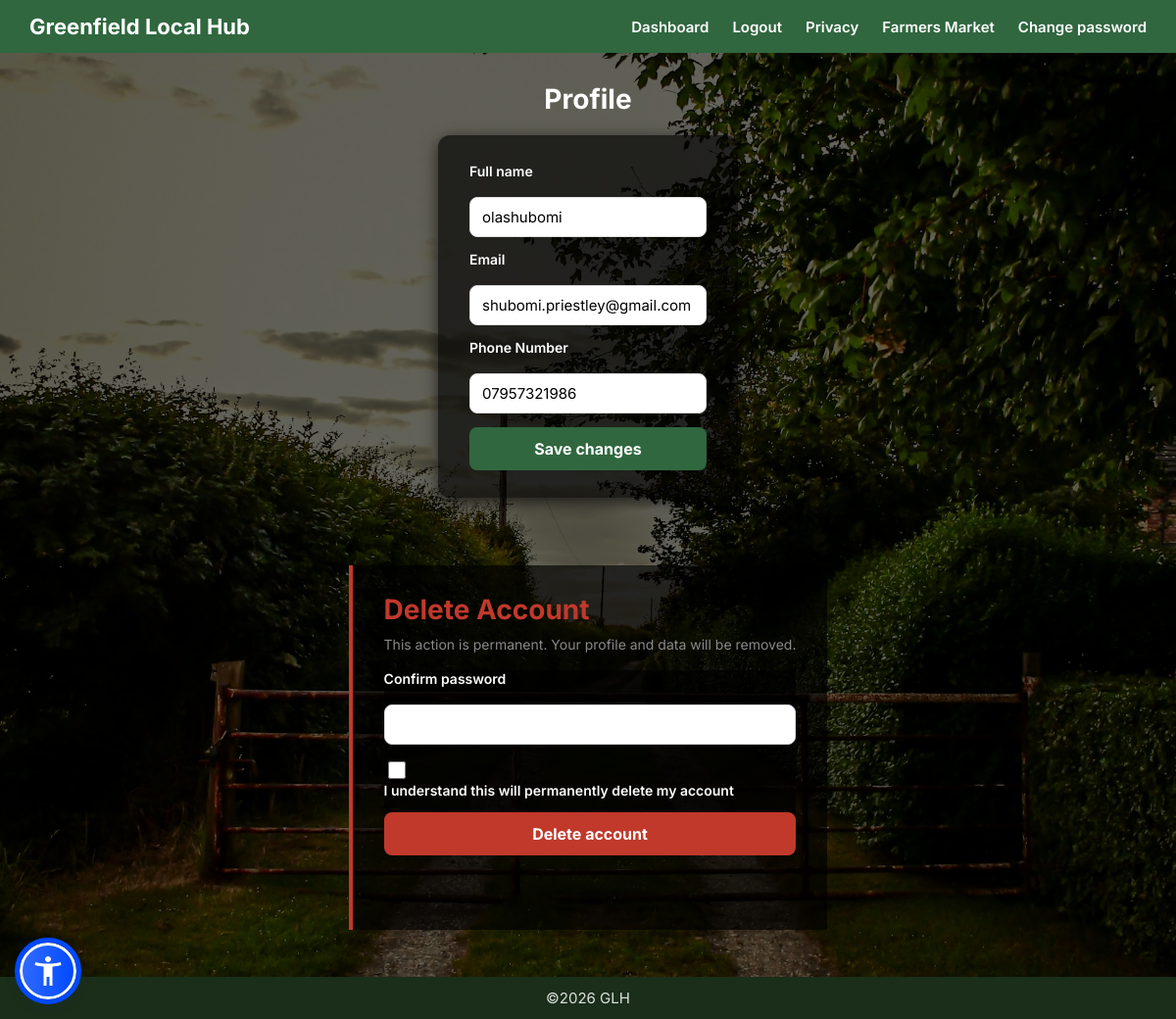
Page /auth/account (signed in) on the earlier database version.
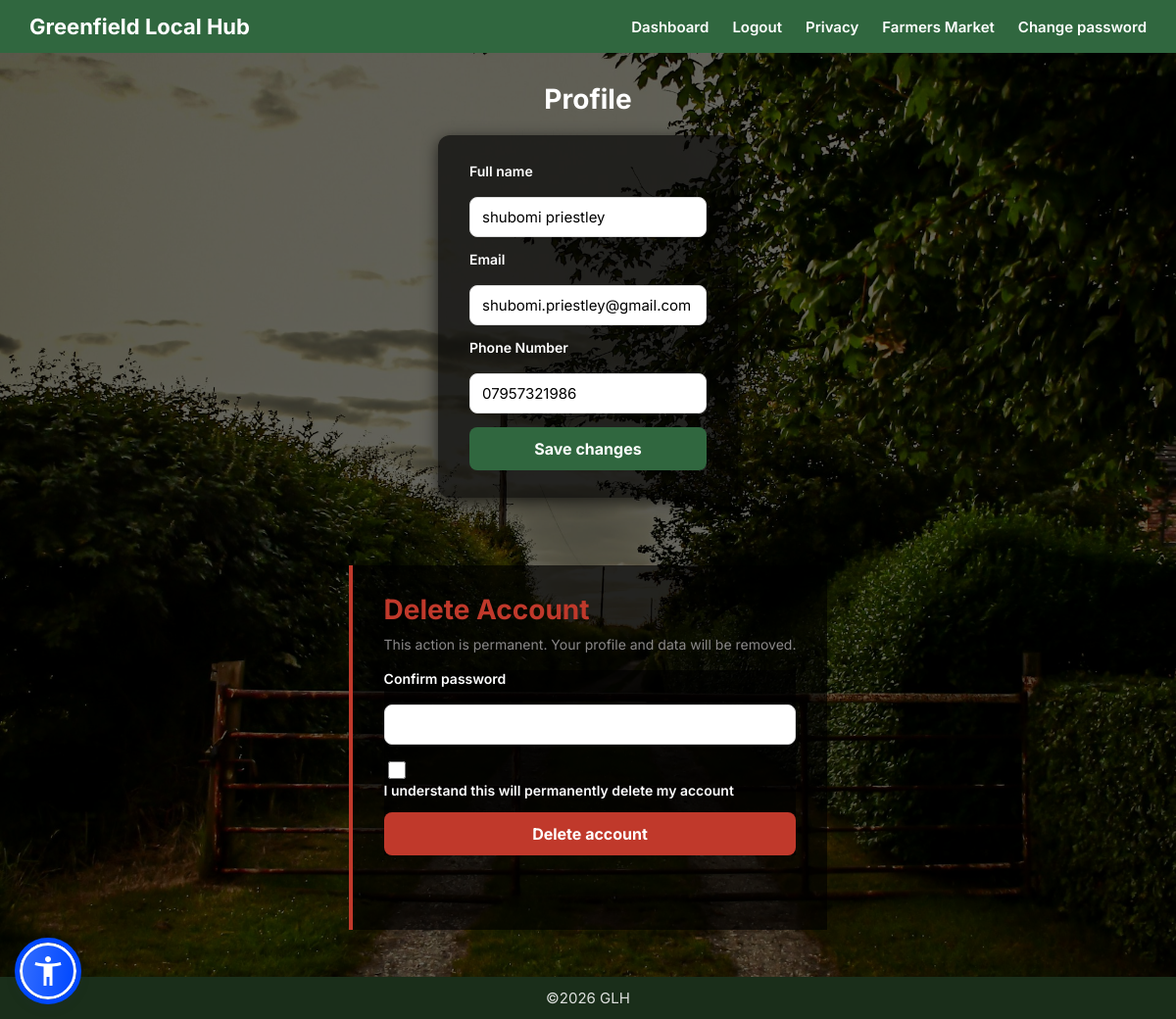
Same page on the later database version.
### models.py (models this page shows, shortened)
class User(db.Model, UserMixin):
    __tablename__ = "users"
    user_id       = db.Column(db.Integer, primary_key=True)
    role          = db.Column(SAEnum(Role), nullable=False)
    email         = db.Column(db.String(120), unique=True, index=True, nullable=False)
    phone_number  = db.Column(db.String(20), unique=True, index=True, nullable=False)
    password_hash = db.Column(db.Text, nullable=False)
    full_name     = db.Column(db.String(120))
    dob           = db.Column(db.Date)
    created_at    = db.Column(db.DateTime, nullable=False, default=UTC_NOW)
    last_login    = db.Column(db.DateTime)
    orders = db.relationship("Orders", back_populates="user", cascade="all, delete-orphan", lazy="dynamic")
    """ verify if the provided password matches the stored hash. Returns true if correct. False otherwise"""

### auth/routes.py (the view, shortened to what this page needs)
@bp.route("/account", methods=["GET", "POST"])
@login_required
def profile():
    form = ProfileForm(obj=current_user)
    delete_form = DeleteAccountForm()
    if form.errors:
        print("PROFILE ERRORS:", form.errors)
    return render_template("auth/profile.html", form=form, delete_form=delete_form)

### auth/forms.py
class ProfileForm(FlaskForm):
    full_name = StringField(
        "Full name",
        validators=[
            valid_name,
            Length(min=2, max=49),
            Regexp(NAME_PATTERN, message="Use letters, spaces, hyphens or apostrophes."),
        ],
    )
    email = StringField(
        "Email",
        validators=[DataRequired(), Email()],
    )
    phone_number = StringField('Phone Number', [
        DataRequired(),
        Regexp(r'^\+?\d{10,15}$', message="Enter a valid phone number.")
    ])
    submit = SubmitField("Save changes")

class DeleteAccountForm(FlaskForm):
    password = PasswordField("Confirm password", validators=[DataRequired()])
    confirm = BooleanField(
        "I understand this will permanently delete my account",
        validators=[DataRequired()],
    )
    delete_submit = SubmitField("Delete account")

### app.py (called while the page is built)
@login_manager.user_loader
def load_user(user_id):
    return db.session.get(User, int(user_id))

### templates/auth/profile.html (shortened to what this page needs)
{%extends "base.html" %}
{% block extra_css %}
<link rel="stylesheet" href="{{ url_for ('static', filename='auth/profile.css') }}">
{% endblock %}
{% block content %}
    <div class="hero">
        <div class="green-header">
             <div class="left-side">
                <h1>Greenfield Local Hub</h1>
            </div>
            <nav class="top-nav">
                <a href="{{ url_for('customer.customer_dashboard') }}">Dashboard</a>
                <a href="{{ url_for('auth.logout') }}">Logout</a>
                <a href="{{ url_for('public.privacy') }}">Privacy</a>
                <a href="{{ url_for('customer.Farmers_Market') }}">Farmers Market</a>
                <a href="{{ url_for('auth.change_password') }}">Change password</a>
            </nav>
        </div>
        <h2>Profile</h2>
        <form method="POST" action="{{ url_for('auth.profile') }}" class="form" novalidate>
            <label>{{ form.full_name.label }} {{ form.full_name() }}</label>
            <label>{{ form.email.label }} {{ form.email() }}</label>
            <label>{{ form.phone_number.label }} {{ form.phone_number() }}</label>
            {{ form.submit(class_="btn") }}
        </form>
        <section class="danger">
            <h3>Delete Account</h3>
            <p>This action is permanent. Your profile and data will be removed.</p>
            <form method="POST" action="{{ url_for('auth.profile') }}" class="form" novalidate>
                <label>{{ delete_form.password.label }} {{ delete_form.password() }}</label>
                <label class="checkbox">
                    {{ delete_form.confirm() }} {{ delete_form.confirm.label }}
                </label>
                {{ delete_form.delete_submit(class_="button danger") }}
            </form>
        </section>
    </div>
{% endblock %}

Differences in the rows shown:
changed User "shubomi.priestley@gmail.com": full_name "olashubomi" → "shubomi priestley"
